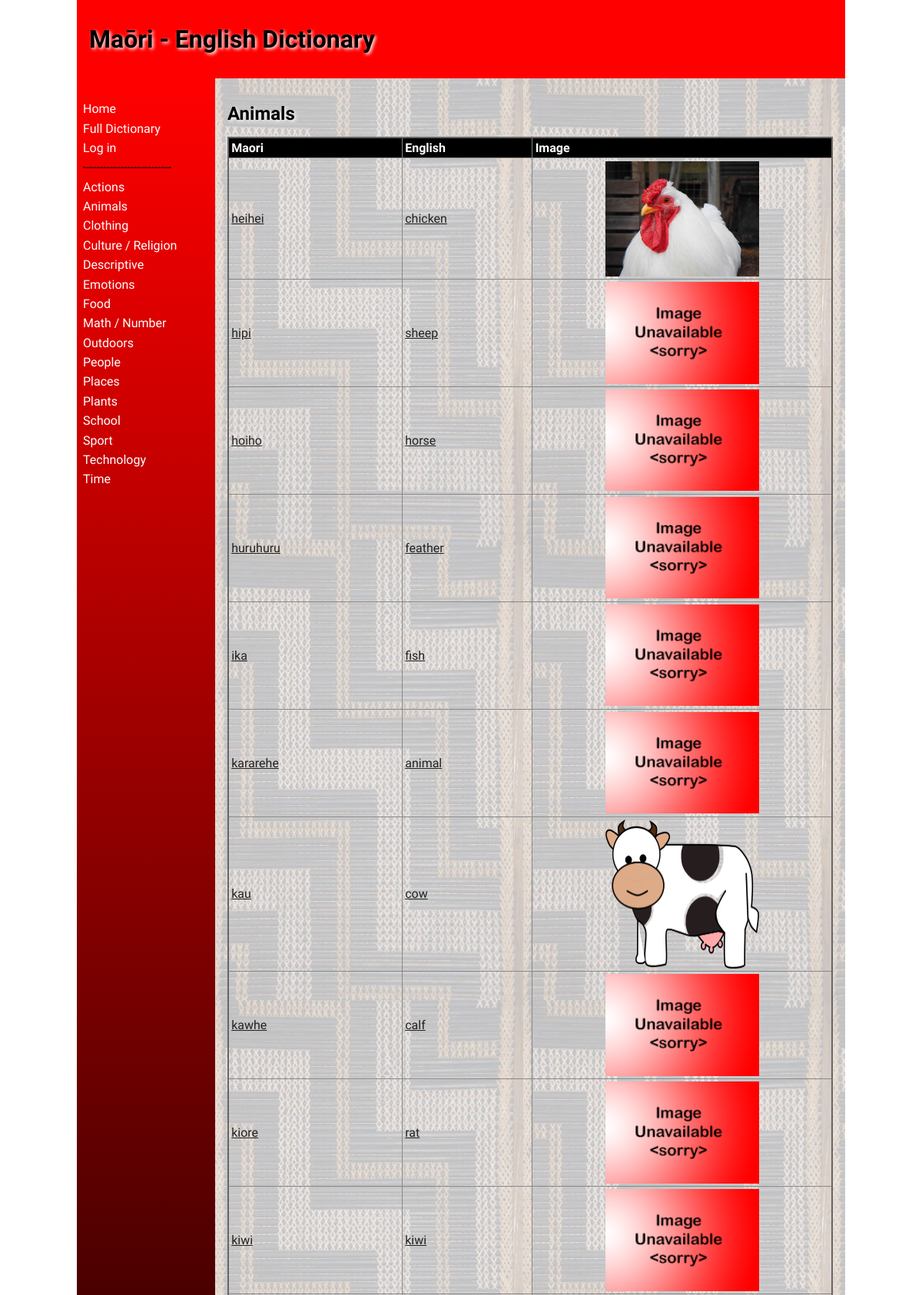
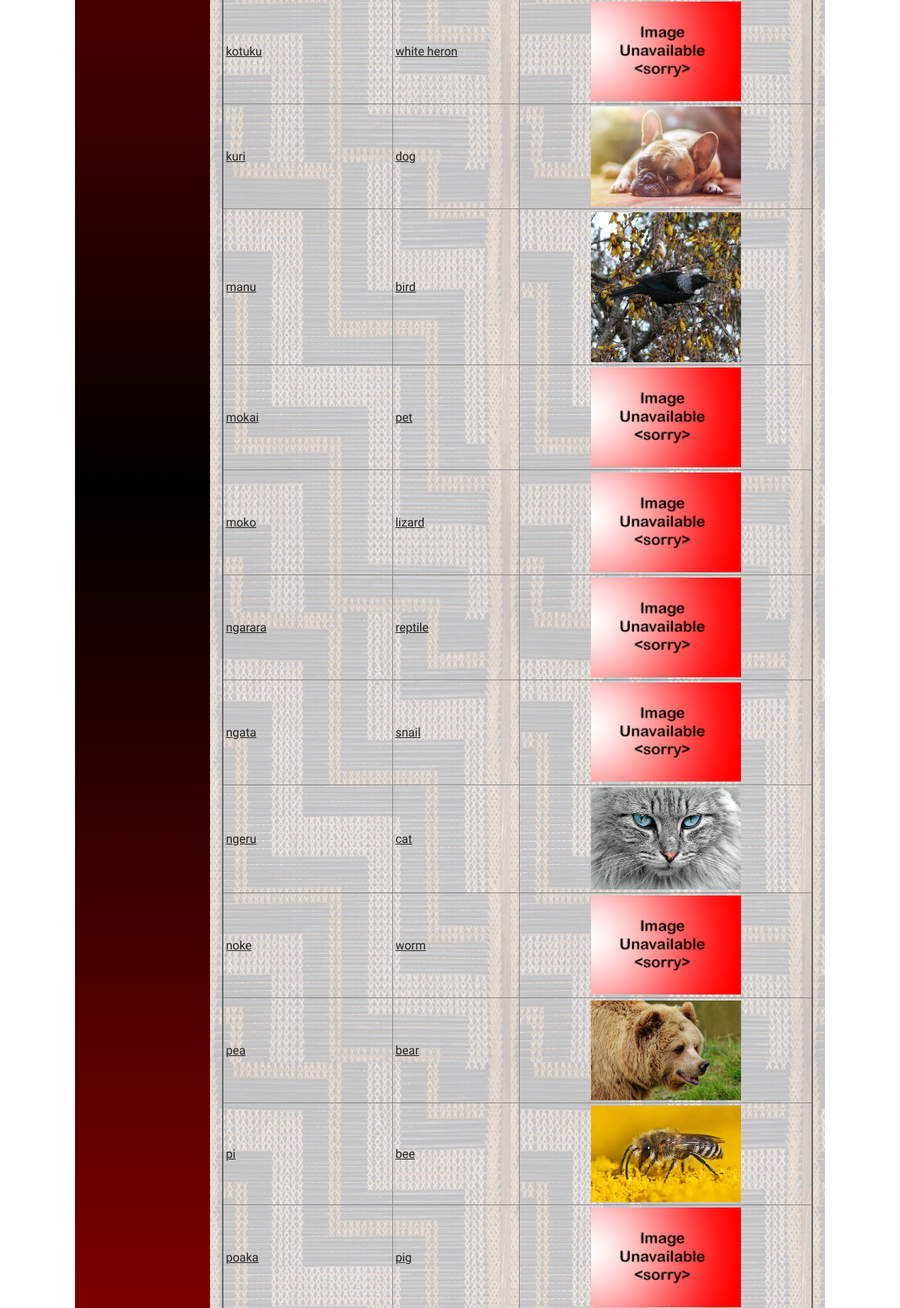
Page /category/2 (upper part) on the committed database (2 pictures, top to bottom).
### tables this page shows
CREATE TABLE "categories"
(
	id integer
		primary key autoincrement,
	category_names varchar(30),
	user_created boolean
);

CREATE TABLE "words"
(
	id integer
		primary key autoincrement,
	user_id integer not null
		references user_details,
	category_id integer
		references categories,
	maori varchar(30),
	english varchar(30),
	definition varchar(200),
	level integer,
	timestamp datetime,
	image varchar(100)
);

### app.py (the view)
@app.route('/category/<cat_id>')
def render_category_page(cat_id):
    con = create_connection(DB_NAME)
    query = "SELECT id, category_names, user_created FROM categories WHERE id = ?"
    cur = con.cursor()
    cur.execute(query, (cat_id,))
    fetched_categories = cur.fetchall()
    query = "SELECT * FROM words WHERE category_id = ? ORDER BY maori ASC"
    cur = con.cursor()
    cur.execute(query, (cat_id,))
    fetched_words = cur.fetchall()
    con.close()
    return render_template('category.html', logged_in=is_logged_in(), category_list=category_list(),
                           category_data=fetched_categories, category_words=fetched_words,
                           teacher_perms=is_teacher())

### app.py (called while the page is built)
def create_connection(db_file):
    try:
        connection = sqlite3.connect(db_file)
        connection.execute('pragma foreign_keys=ON')
        return connection
    except Error as e:
        print(e)
    return None

def is_logged_in():
    if session.get("email") is None:
        print("Not logged in")
        return False
    else:
        print("Logged in")
        return True

def is_teacher():
    if not is_logged_in() or (session.get("teacher") is (None or 0)):
        print("Not teacher logged in")
        return False
    else:
        print("Teacher logged in")
        return True

def category_list():
    con = create_connection(DB_NAME)
    query = "SELECT * FROM categories ORDER BY category_names ASC"
    cur = con.cursor()
    cur.execute(query)
    queried_categories = cur.fetchall()
    con.close()
    return queried_categories

### templates/category.html (shortened to what this page needs)
{% extends 'base.html' %}
{% block main %}
<table class="table">
    <h2>{{ category_data[0][1] }}
    </h2>
    <thead>
        <tr>
            <th>Maori</th>
            <th>English</th>
            <th>Image</th>
        </tr>
    </thead>
    <tbody>
    {% for category_word in category_words %}
    <tr>
        <td><a href="/word/{{ category_word [0] }}">{{ category_word[3] }}</a></td>
        <td><a href="/word/{{ category_word [0] }}">{{ category_word[4] }}</a></td>
        <td><img src="/static/images/{{ category_word [8] }}"></td>
    </tr>
    {% endfor %}
    </tbody>
</table>
{% endblock %}

### templates/base.html (shortened to what this page needs)
<!doctype html>
<html lang="en">
<head>
    <link href="{{ url_for('static', filename='css/style.css') }}" rel="stylesheet">
</head>
<body>
<div id="container">
    <header>
        <h1>Maōri - English Dictionary</h1>
    </header>
    <nav>
        <ul>
            <li><a href="\">Home</a></li>
            <li><a href="/full_dictionary">Full Dictionary</a></li>
            {% if logged_in %}
                {% if teacher_perms %}
        <li>--------------------------</li>
                    <li><a href="/add_category">Add Category</a></li>
                    <li><a href="/add_word">Add Word</a></li>
                {% endif %}
        <li>--------------------------</li>
                <a href="/logout">Log out</a>
            {% else %}
                <li><a href="/login">Log in</a></li>
            {% endif %}
        <li>--------------------------</li>
            {% for category in category_list %}
            <li><a href="/category/{{ category[0] }}">{{ category[1] }}</a></li>
            {% endfor %}
        </ul>
    </nav>
    <main>
        {% block main%}{% endblock %}
    </main>
</div>
</body>
</html>

### static/css/style.css (style rules this page uses)
* { font-family: Comfortaa, sans-serif; margin: 0; padding: 0; box-sizing: border-box; }
#container { display: grid; grid-template-columns: 75px auto; grid-template-areas: 'nav header' 'main main' 'footer footer'; }
header { grid-area: header; background-color: #f00; padding: 1rem; }
nav { grid-area: nav; }
main { grid-area: main; padding: 1rem; background-color: #edd; }
h1, h2, h3, h4 { padding: 1rem 0; font-family: 'Suez One', serif; color: #000; text-shadow: 2px 2px 4px #fff; }
a { color: #222; text-decoration: underline; }
img { width: 100%; }
table { width: 100%; border: 2px solid #666; border-collapse: collapse; }
img { display: block; margin-left: auto; margin-right: auto; height: auto; width:200px; }
th, td { border: 1px solid #888; padding: 0.2rem; text-align: left; }
th { background-color: #000; color: #fff; }
@media only screen and (min-width: 768px) { #container { grid-template-columns: 180px auto; grid-template-areas: 'header header' 'nav main' 'footer footer'; } }
@media only screen and (min-width: 768px) { nav { background: linear-gradient(180deg, rgba(255,0,0,1) 0%, rgba(0, 0, 0, 1) 50%, rgba(255,0,0,1) 100%); padding: 0.5rem; } }
@media only screen and (min-width: 768px) { nav ul { list-style: none; } }
@media only screen and (min-width: 768px) { nav li { padding: 0.2rem 0; } }
@media only screen and (min-width: 768px) { nav a { color: #fff; text-decoration: none; } }
@media only screen and (min-width: 768px) { main { background-image: url('/static/images/poutama.jpg'); } }
@media only screen and (min-width: 1000px) { #container { width: 1000px; margin: auto; } }

### rows in the picture
categories: category_names "Actions"
categories: category_names "Animals"
categories: category_names "Clothing"
categories: category_names "Culture / Religion"
categories: category_names "Descriptive"
categories: category_names "Emotions"
categories: category_names "Food"
categories: category_names "Math / Number"
categories: category_names "Outdoors"
categories: category_names "People"
categories: category_names "Places"
categories: category_names "Plants"
categories: category_names "School"
categories: category_names "Sport"
categories: category_names "Technology"
categories: category_names "Time"
words: maori "heihei", english "chicken", image (picture)
words: maori "hipi", english "sheep", image (placeholder picture)
words: maori "hoiho", english "horse", image (placeholder picture)
words: maori "huruhuru", english "feather", image (placeholder picture)
words: maori "ika", english "fish", image (placeholder picture)
words: maori "kararehe", english "animal", image (placeholder picture)
words: maori "kau", english "cow", image (picture)
words: maori "kawhe", english "calf", image (placeholder picture)
words: maori "kiore", english "rat", image (placeholder picture)
words: maori "kiwi", english "kiwi", image (placeholder picture)
words: maori "kotuku", english "white heron", image (placeholder picture)
words: maori "kuri", english "dog", image (picture)
words: maori "manu", english "bird", image (picture)
words: maori "mokai", english "pet", image (placeholder picture)
words: maori "moko", english "lizard", image (placeholder picture)
words: maori "ngarara", english "reptile", image (placeholder picture)
words: maori "ngata", english "snail", image (placeholder picture)
words: maori "ngeru", english "cat", image (picture)
words: maori "noke", english "worm", image (placeholder picture)
words: maori "pea", english "bear", image (picture)
words: maori "pi", english "bee", image (picture)
words: maori "poaka", english "pig", image (placeholder picture)
